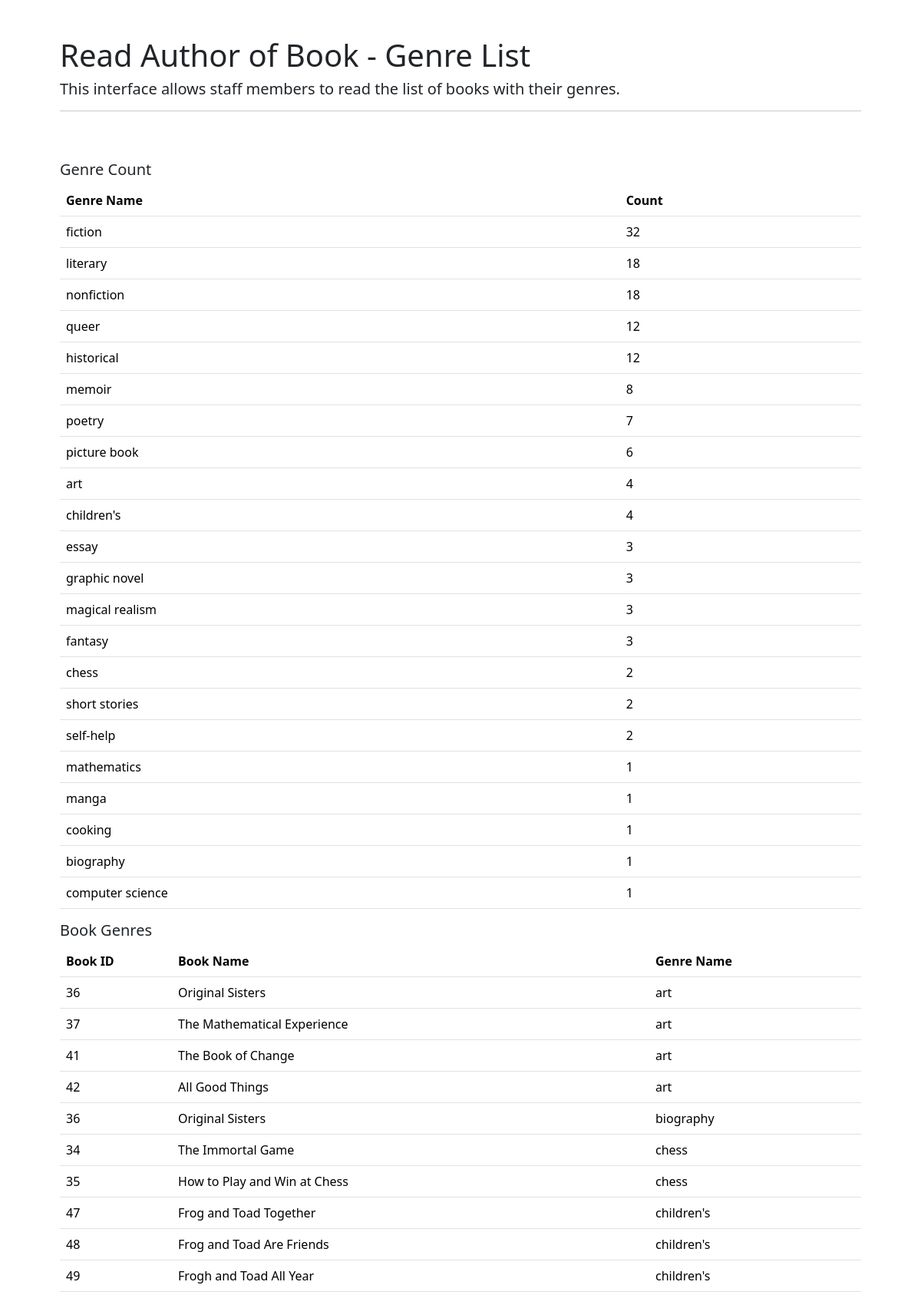
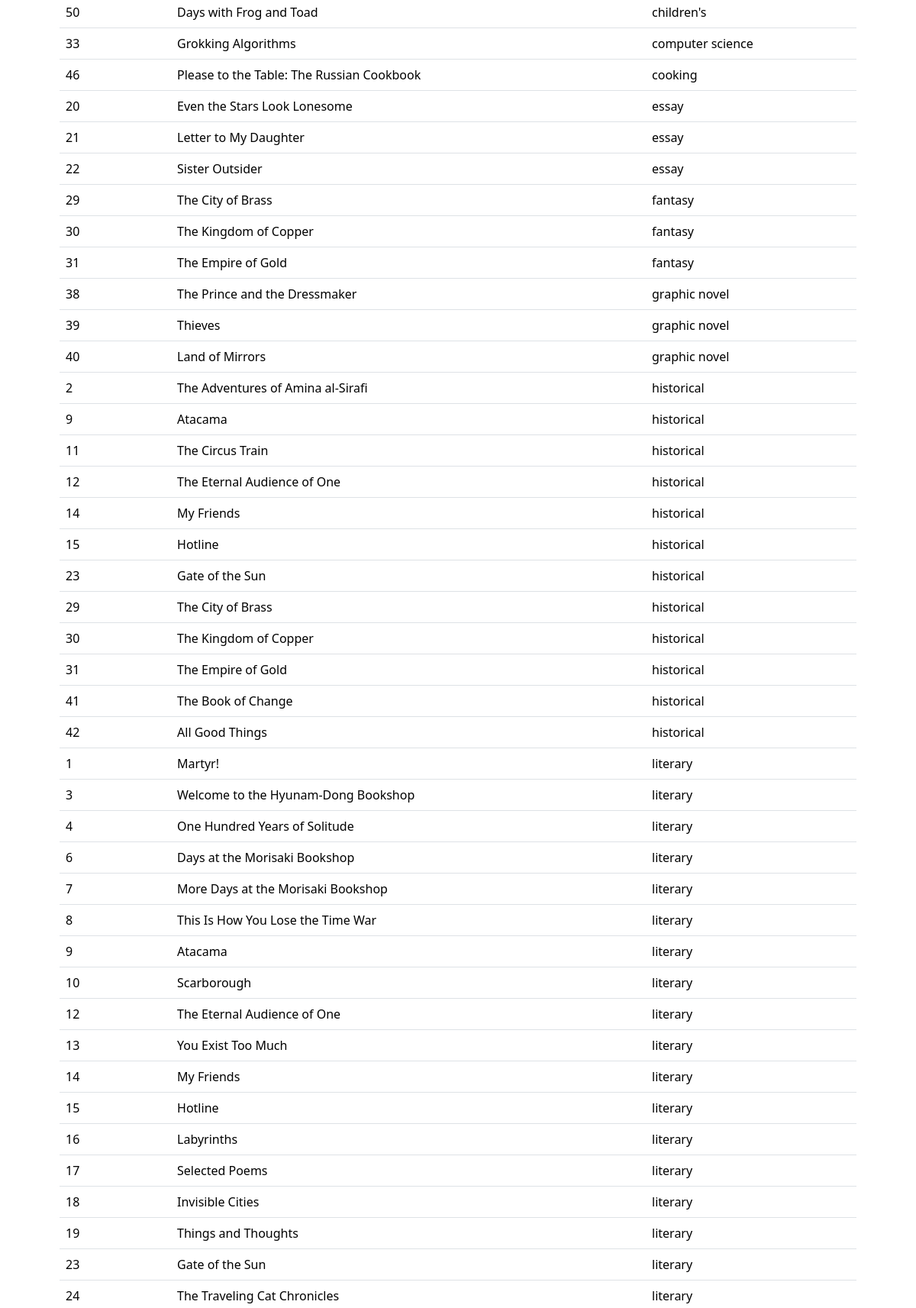
Page /final_project/additional/bookstore_genre.php (upper part) on the committed database (2 pictures, top to bottom).
### tables this page shows
CREATE TABLE book (
  book_id INT NOT NULL,
  book_name VARCHAR(200) NOT NULL,
  book_quantity INT,
  book_price DOUBLE,
  book_isbn VARCHAR(15),
  book_pub_date DATE,
  PRIMARY KEY (book_id)
);

CREATE TABLE genre (
  genre_id INT NOT NULL,
  genre_name VARCHAR(20) NOT NULL,
  PRIMARY KEY (genre_id)
);

### final_project/additional/bookstore_genre.php (the view, shortened to what this page needs)
<?php
require_once '../connect.php';
$q1 = "SELECT genre_name, COUNT(*) AS Count FROM book
INNER JOIN book_genre ON book_genre.fk_book_id = book.book_id
INNER join genre ON book_genre.fk_genre_id = genre.genre_id
GROUP BY genre_name
ORDER BY Count DESC";
$stmt1 = $conn->prepare($q1);
$stmt1->execute($i);
$q2 = "SELECT book_id, book_name, genre_name FROM book
INNER JOIN book_genre ON book_genre.fk_book_id = book.book_id
INNER join genre ON book_genre.fk_genre_id = genre.genre_id
WHERE genre_name != 'nonfiction' AND genre_name != 'fiction'
ORDER BY genre_name";
$stmt2 = $conn->prepare($q2);
$stmt2->execute($i);
?>
<!DOCTYPE HTML>
<html>
    <head>
         <link href="https://cdn.jsdelivr.net/npm/bootstrap@5.3.8/dist/css/bootstrap.min.css" rel="stylesheet">
    </head>
    <body>
    <div class="container p-5">
        <h1>Read Author of Book - Genre List</h1>
        <h5>This interface allows staff members to read the list of books with their genres.</h5>
        <hr/>
        <br><br>
        <h5>Genre Count</h5>
        <table class="table">
                <thead>
                    <tr>
                    <th>Genre Name</th>
                    <th>Count</th>
                    </tr>
                </thead>
                <tbody>
                <?php
                    while($book_genre = $stmt1->fetch(PDO::FETCH_ASSOC)) { ?>
                    <tr>
                        <td><?php echo $book_genre["genre_name"];?></td>
                        <td><?php echo $book_genre["Count"];?></td>
                    </tr>
                <?php
                    } ?>
                </tbody>
                </table>
            <h5>Book Genres</h5>
            <table class="table">
                <thead>
                    <tr>
                    <th>Book ID</th>
                    <th>Book Name</th>
                    <th>Genre Name</th>
                    </tr>
                </thead>
                <tbody>
                <?php
                    while($book_genre = $stmt2->fetch(PDO::FETCH_ASSOC)) { ?>
                    <tr>
                        <td><?php echo $book_genre["book_id"];?></td>
                        <td><?php echo $book_genre["book_name"];?></td>
                        <td><?php echo $book_genre["genre_name"];?></td>
                    </tr>
                <?php
                    } ?>
                </tbody>
                </table>
    </div>
    </body>
</html>

### rows in the picture
book: book_id "36", book_name "Original Sisters", genre.genre_name "art", genre.genre_name "biography"
book: book_id "37", book_name "The Mathematical Experience", genre.genre_name "art"
book: book_id "41", book_name "The Book of Change", genre.genre_name "art", genre.genre_name "historical"
book: book_id "42", book_name "All Good Things", genre.genre_name "art", genre.genre_name "historical"
book: book_id "34", book_name "The Immortal Game", genre.genre_name "chess"
book: book_id "35", book_name "How to Play and Win at Chess", genre.genre_name "chess"
book: book_id "47", book_name "Frog and Toad Together", genre.genre_name "children's"
book: book_id "48", book_name "Frog and Toad Are Friends", genre.genre_name "children's"
book: book_id "49", book_name "Frogh and Toad All Year", genre.genre_name "children's"
book: book_id "50", book_name "Days with Frog and Toad", genre.genre_name "children's"
book: book_id "33", book_name "Grokking Algorithms", genre.genre_name "computer science"
book: book_id "46", book_name "Please to the Table: The Russian Cookbook", genre.genre_name "cooking"
book: book_id "20", book_name "Even the Stars Look Lonesome", genre.genre_name "essay"
book: book_id "21", book_name "Letter to My Daughter", genre.genre_name "essay"
book: book_id "22", book_name "Sister Outsider", genre.genre_name "essay"
book: book_id "29", book_name "The City of Brass", genre.genre_name "fantasy", genre.genre_name "historical"
book: book_id "30", book_name "The Kingdom of Copper", genre.genre_name "fantasy", genre.genre_name "historical"
book: book_id "31", book_name "The Empire of Gold", genre.genre_name "fantasy", genre.genre_name "historical"
book: book_id "38", book_name "The Prince and the Dressmaker", genre.genre_name "graphic novel"
book: book_id "39", book_name "Thieves", genre.genre_name "graphic novel"
book: book_id "40", book_name "Land of Mirrors", genre.genre_name "graphic novel"
book: book_id "2", book_name "The Adventures of Amina al-Sirafi", genre.genre_name "historical"
book: book_id "9", book_name "Atacama", genre.genre_name "historical", genre.genre_name "literary"
book: book_id "11", book_name "The Circus Train", genre.genre_name "historical"
book: book_id "12", book_name "The Eternal Audience of One", genre.genre_name "historical", genre.genre_name "literary"
book: book_id "14", book_name "My Friends", genre.genre_name "historical", genre.genre_name "literary"
book: book_id "15", book_name "Hotline", genre.genre_name "historical", genre.genre_name "literary"
book: book_id "23", book_name "Gate of the Sun", genre.genre_name "historical", genre.genre_name "literary"
book: book_id "1", book_name "Martyr!", genre.genre_name "literary"
book: book_id "3", book_name "Welcome to the Hyunam-Dong Bookshop", genre.genre_name "literary"
book: book_id "4", book_name "One Hundred Years of Solitude", genre.genre_name "literary"
book: book_id "6", book_name "Days at the Morisaki Bookshop", genre.genre_name "literary"
book: book_id "7", book_name "More Days at the Morisaki Bookshop", genre.genre_name "literary"
book: book_id "8", book_name "This Is How You Lose the Time War", genre.genre_name "literary"
book: book_id "10", book_name "Scarborough", genre.genre_name "literary"
book: book_id "13", book_name "You Exist Too Much", genre.genre_name "literary"
book: book_id "16", book_name "Labyrinths", genre.genre_name "literary"
book: book_id "17", book_name "Selected Poems", genre.genre_name "literary"
book: book_id "18", book_name "Invisible Cities", genre.genre_name "literary"
book: book_id "19", book_name "Things and Thoughts", genre.genre_name "literary"
book: book_id "24", book_name "The Traveling Cat Chronicles", genre.genre_name "literary"

### other values in the picture
$book_genre["genre_name"] "fiction"
$book_genre["Count"] "32"
$book_genre["genre_name"] "literary"
$book_genre["Count"] "18"
$book_genre["genre_name"] "nonfiction"
$book_genre["genre_name"] "queer"
$book_genre["Count"] "12"
$book_genre["genre_name"] "historical"
$book_genre["genre_name"] "memoir"
$book_genre["Count"] "8"
$book_genre["genre_name"] "poetry"
$book_genre["Count"] "7"
$book_genre["genre_name"] "picture book"
$book_genre["Count"] "6"
$book_genre["genre_name"] "art"
